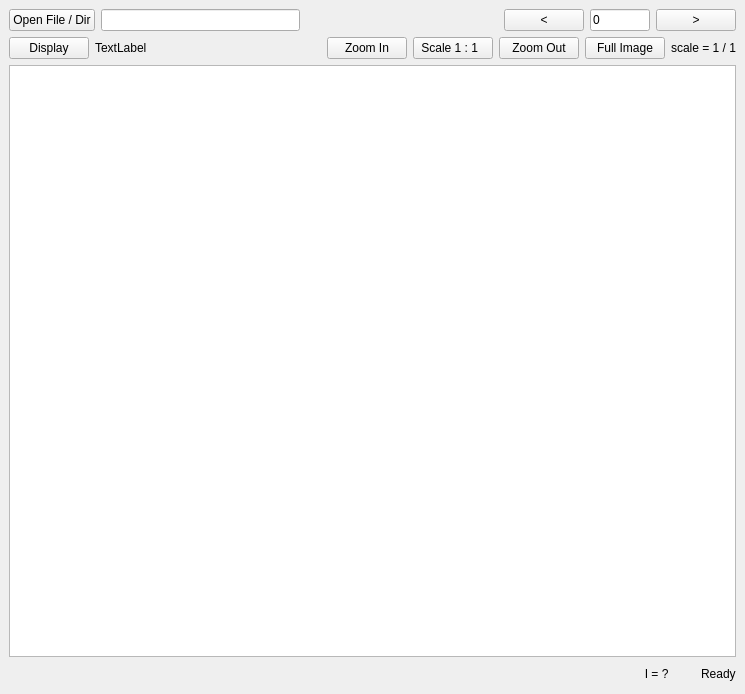
<?xml version="1.0" encoding="UTF-8"?>
<ui version="4.0">
 <class>MainWindow</class>
 <widget class="QMainWindow" name="MainWindow">
  <property name="geometry">
   <rect>
    <x>0</x>
    <y>0</y>
    <width>745</width>
    <height>694</height>
   </rect>
  </property>
  <property name="windowTitle">
   <string>MainWindow</string>
  </property>
  <widget class="QWidget" name="centralwidget">
   <layout class="QGridLayout" name="gridLayout">
    <item row="0" column="0">
     <layout class="QVBoxLayout" name="verticalLayout">
      <item>
       <layout class="QHBoxLayout" name="horizontalLayout">
        <item>
         <widget class="QPushButton" name="OpenFileButton">
          <property name="text">
           <string>Open File / Dir</string>
          </property>
         </widget>
        </item>
        <item>
         <widget class="QLineEdit" name="IntroPathEdit"/>
        </item>
        <item>
         <spacer name="horizontalSpacer">
          <property name="orientation">
           <enum>Qt::Horizontal</enum>
          </property>
          <property name="sizeHint" stdset="0">
           <size>
            <width>40</width>
            <height>20</height>
           </size>
          </property>
         </spacer>
        </item>
        <item>
         <widget class="QPushButton" name="PrevImgButton">
          <property name="text">
           <string> &lt; </string>
          </property>
         </widget>
        </item>
        <item>
         <widget class="QLineEdit" name="ImgNumEdit">
          <property name="sizePolicy">
           <sizepolicy hsizetype="Fixed" vsizetype="Fixed">
            <horstretch>0</horstretch>
            <verstretch>0</verstretch>
           </sizepolicy>
          </property>
          <property name="minimumSize">
           <size>
            <width>60</width>
            <height>0</height>
           </size>
          </property>
          <property name="maximumSize">
           <size>
            <width>35</width>
            <height>16777215</height>
           </size>
          </property>
          <property name="text">
           <string>0</string>
          </property>
         </widget>
        </item>
        <item>
         <widget class="QPushButton" name="NextImgButton">
          <property name="text">
           <string> &gt; </string>
          </property>
         </widget>
        </item>
       </layout>
      </item>
      <item>
       <layout class="QHBoxLayout" name="horizontalLayout_7">
        <item>
         <widget class="QPushButton" name="DisplayButton">
          <property name="text">
           <string>Display</string>
          </property>
         </widget>
        </item>
        <item>
         <widget class="QLabel" name="ImagePathText">
          <property name="text">
           <string>TextLabel</string>
          </property>
         </widget>
        </item>
        <item>
         <spacer name="horizontalSpacer_3">
          <property name="orientation">
           <enum>Qt::Horizontal</enum>
          </property>
          <property name="sizeHint" stdset="0">
           <size>
            <width>40</width>
            <height>20</height>
           </size>
          </property>
         </spacer>
        </item>
        <item>
         <widget class="QPushButton" name="ZoomInButton">
          <property name="text">
           <string>Zoom In</string>
          </property>
         </widget>
        </item>
        <item>
         <widget class="QPushButton" name="ScaleOneOneButton">
          <property name="text">
           <string>Scale 1 : 1  </string>
          </property>
         </widget>
        </item>
        <item>
         <widget class="QPushButton" name="ZoomOutButton">
          <property name="text">
           <string>Zoom Out</string>
          </property>
         </widget>
        </item>
        <item>
         <widget class="QPushButton" name="UnZoomFullButton">
          <property name="text">
           <string>Full Image</string>
          </property>
         </widget>
        </item>
        <item>
         <widget class="QLabel" name="InvScaleLabel">
          <property name="text">
           <string>scale = 1 / 1</string>
          </property>
         </widget>
        </item>
       </layout>
      </item>
      <item>
       <widget class="QGraphicsView" name="imageView"/>
      </item>
      <item>
       <layout class="QHBoxLayout" name="horizontalLayout_2">
        <item>
         <spacer name="horizontalSpacer_2">
          <property name="orientation">
           <enum>Qt::Horizontal</enum>
          </property>
          <property name="sizeHint" stdset="0">
           <size>
            <width>40</width>
            <height>20</height>
           </size>
          </property>
         </spacer>
        </item>
        <item>
         <widget class="QPushButton" name="EasterEggButton">
          <property name="text">
           <string>   I = ?  </string>
          </property>
          <property name="flat">
           <bool>true</bool>
          </property>
         </widget>
        </item>
        <item>
         <widget class="QLabel" name="OutuputStatLabel">
          <property name="text">
           <string>Ready</string>
          </property>
         </widget>
        </item>
       </layout>
      </item>
     </layout>
    </item>
   </layout>
  </widget>
 </widget>
 <resources/>
 <connections/>
</ui>
